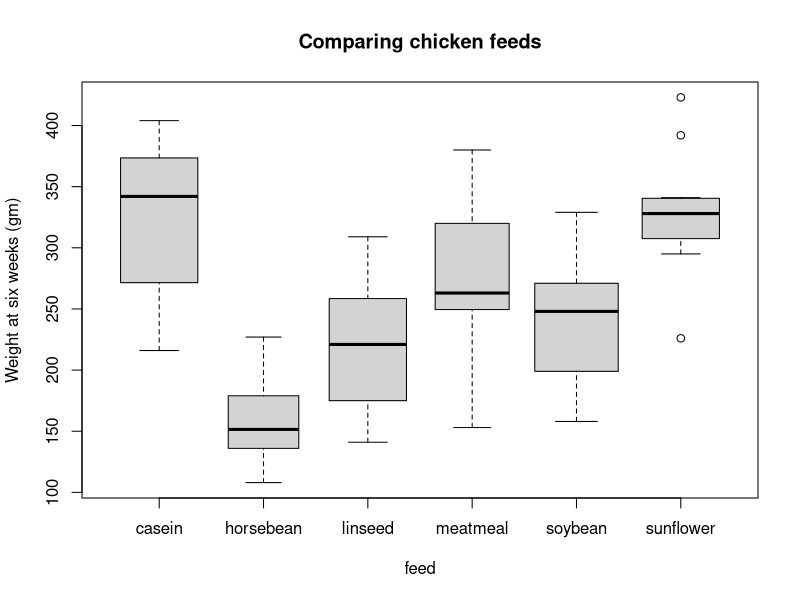

Here is the R script that generated this plot:

summary(chickwts)
boxplot(weight ~ feed
	, data = chickwts, main = "Comparing chicken feeds"
	, varwidth = TRUE, ylab = "Weight at six weeks (gm)"
)
